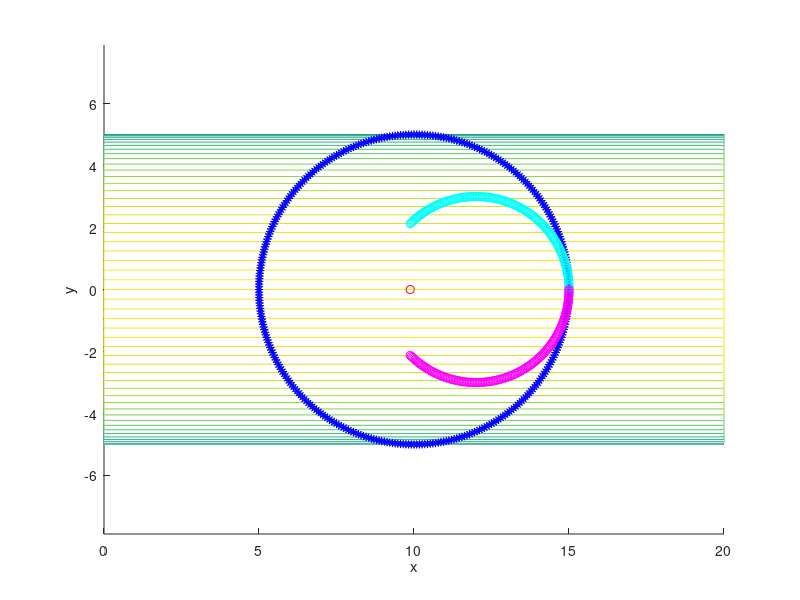

Recreate this plot in MATLAB.
axis equal;
hold on;

xlabel('x');
ylabel('y');
zlabel('z');

rotate_x = @(theta)[
                    1 , 0           , 0          , 0;
                    0 , cos(theta)  , sin(theta) , 0;
                    0 , -sin(theta) , cos(theta) , 0;
                    0 , 0           , 0          , 1;
                    ];

rotate_y = @(theta)[
                    cos(theta)  , 0 , sin(theta) , 0;
                    0           , 1 , 0          , 0;
                    -sin(theta) , 0 , cos(theta) , 0;
                    0           , 0 , 0          , 1;
                   ];

rotate_z = @(theta)[
                    cos(theta)  , sin(theta) , 0 , 0;
                    -sin(theta) , cos(theta) , 0 , 0;
                    0           , 0          , 1 , 0;
                    0           , 0          , 0 , 1;
                   ];

theta = 0 : pi / 180 : 2 * pi;
[col,row] = size(theta);

pipe_length = 20;
pipe_raidus = 5;

% pipe_rotate_x_angle = 0;
% pipe_rotate_y_angle = 0;
% pipe_rotate_z_angle = 0;

[cylinder_x, cylinder_y, cylinder_z] = cylinder(pipe_raidus, 100);
cylinder_z = cylinder_z * pipe_length;
pipe_x = cylinder_z;
pipe_y = cylinder_x;
pipe_z = cylinder_y;

%draw pipe
mesh(pipe_x, pipe_y, pipe_z);

%laser working point is half pipe x length
laser_working_point_x = pipe_length / 2;
laser_offset_center_distance = 0;
laser_up_lift_distance = 5;
laser_circle_raduis = pipe_raidus;

laser_pos_x = laser_working_point_x;
laser_pos_y = laser_offset_center_distance;
laser_pos_z = pipe_raidus + laser_up_lift_distance;

%draw laser trail
laser_trail_x = laser_pos_x + laser_circle_raduis * cos(theta);
laser_trail_y = laser_pos_y + laser_circle_raduis * sin(theta);
laser_trail_z = laser_pos_z * ones(1, row);

plot3(laser_trail_x, laser_trail_y, laser_trail_z, 'b*');

%draw cilcle trail
cut_trail_x = laser_trail_x;
cut_trail_y = laser_trail_y;
cut_trail_z = sqrt(pipe_raidus^2 - cut_trail_y.^2);
need_penetrate = false;
for i = 1 : row
    if (abs( cut_trail_y(1, i)) > pipe_raidus)
        need_penetrate = true;
        continue;
    end
    if (cut_trail_x(1,i) < 0 || cut_trail_x(1,i) > pipe_length)
        continue;
    end
    plot3(cut_trail_x(1,i), cut_trail_y(1,i), cut_trail_z(1,i), 'r*');
end

if (need_penetrate)
    for i = 1 : row
        if (abs( cut_trail_y(1, i)) > pipe_raidus)
            continue;
        end
        if (cut_trail_x(1,i) < 0 || cut_trail_x(1,i) > pipe_length)
            continue;
        end
        plot3(cut_trail_x(1,i), cut_trail_y(1,i), - cut_trail_z(1,i), 'y*');
    end
end

%arc guide line parament
arc_guide_line_radius = 3;
arc_guide_line_radians_factor = 1 / 8;
arc_guide_line_radians_length = 2 * pi * arc_guide_line_radius * arc_guide_line_radians_factor;
arc_guide_line_circle_center_x = laser_pos_x + laser_circle_raduis - arc_guide_line_radius;
arc_guide_line_circle_center_y = laser_pos_y;
arc_guide_line_circle_center_z = laser_pos_z;
%judge guide line in/out circle
is_arc_guide_line_out_circle = false;
%add arc in guide line 
arc_guide_line_in_theta = arc_guide_line_radians_length : -pi / 180 : 0;
[arc_guide_line_in_col, arc_guide_line_in_row] = size(arc_guide_line_in_theta);
arc_trail_in_x = arc_guide_line_circle_center_x + arc_guide_line_radius * cos(arc_guide_line_in_theta);
arc_trail_in_y = arc_guide_line_circle_center_y + arc_guide_line_radius * sin(arc_guide_line_in_theta);
arc_trail_in_z = arc_guide_line_circle_center_z * ones(1, arc_guide_line_in_row);
if (is_arc_guide_line_out_circle)
    parallel_trail_in_x = arc_trail_in_x - arc_guide_line_circle_center_x;
    parallel_trail_in_y = arc_trail_in_y - arc_guide_line_circle_center_y;
    parallel_trail_in_z = arc_trail_in_z - arc_guide_line_circle_center_z;

    rotate_y_trail_in_x = parallel_trail_in_x * cos(pi) - parallel_trail_in_z * sin(pi);
    rotate_y_trail_in_y = parallel_trail_in_y;
    rotate_y_trail_in_z = parallel_trail_in_x * sin(pi) + parallel_trail_in_z * cos(pi);

    arc_trail_in_x = rotate_y_trail_in_x + arc_guide_line_circle_center_x + 2 * arc_guide_line_radius;
    arc_trail_in_y = rotate_y_trail_in_y + arc_guide_line_circle_center_y;
    arc_trail_in_z = rotate_y_trail_in_z + arc_guide_line_circle_center_z;
end
plot3(arc_trail_in_x, arc_trail_in_y, arc_trail_in_z, 'co');
%add arc out guide line
arc_guide_line_out_theta = 2 * pi - arc_guide_line_radians_length : pi / 180 : 2 * pi;
[arc_guide_line_out_col, arc_guide_line_out_row] = size(arc_guide_line_out_theta);
arc_trail_out_x = arc_guide_line_circle_center_x + arc_guide_line_radius * cos(arc_guide_line_out_theta);
arc_trail_out_y = arc_guide_line_circle_center_y + arc_guide_line_radius * sin(arc_guide_line_out_theta);
arc_trail_out_z = arc_guide_line_circle_center_z * ones(1, arc_guide_line_out_row);
if (is_arc_guide_line_out_circle)
    parallel_trail_out_x = arc_trail_out_x - arc_guide_line_circle_center_x;
    parallel_trail_out_y = arc_trail_out_y - arc_guide_line_circle_center_y;
    parallel_trail_out_z = arc_trail_out_z - arc_guide_line_circle_center_z;

    rotate_y_trail_out_x = parallel_trail_out_x * cos(pi) - parallel_trail_out_z * sin(pi);
    rotate_y_trail_out_y = parallel_trail_out_y;
    rotate_y_trail_out_z = parallel_trail_out_x * sin(pi) + parallel_trail_out_z * cos(pi);

    arc_trail_out_x = rotate_y_trail_out_x + arc_guide_line_circle_center_x + 2 * arc_guide_line_radius;
    arc_trail_out_y = rotate_y_trail_out_y + arc_guide_line_circle_center_y;
    arc_trail_out_z = rotate_y_trail_out_z + arc_guide_line_circle_center_z;
end
plot3(arc_trail_out_x, arc_trail_out_y, arc_trail_out_z, 'mo');
% draw arc in guide line trail
cut_arc_guide_line_in_x = arc_trail_in_x;
cut_arc_guide_line_in_y = arc_trail_in_y;
cut_arc_guide_line_in_z = sqrt(pipe_raidus^2 - cut_arc_guide_line_in_y.^2);
plot3(cut_arc_guide_line_in_x, cut_arc_guide_line_in_y, cut_arc_guide_line_in_z, 'r*');
% draw arc out guide line trail
cut_arc_guide_line_out_x = arc_trail_out_x;
cut_arc_guide_line_out_y = arc_trail_out_y;
cut_arc_guide_line_out_z = sqrt(pipe_raidus^2 - cut_arc_guide_line_out_y.^2);
plot3(cut_arc_guide_line_out_x, cut_arc_guide_line_out_y, cut_arc_guide_line_out_z, 'r*');

[frame_col_count, frame_row_count] = size(arc_guide_line_in_theta);
move_laser_x = 0;
move_laser_y = 0;
move_laser_z = laser_pos_z;
hlaser = plot3(move_laser_x, move_laser_y, move_laser_z, 'ro');
for i = 1 : frame_row_count
    move_laser_x = arc_trail_in_x(1,i);
    set(hlaser, 'xdata', move_laser_x, 'ydata', move_laser_y, 'zdata', move_laser_z);
    drawnow;
    pause(0.01);
end

[frame_col_count, frame_row_count] = size(theta);
for i = 1 : frame_row_count
    move_laser_x = cut_trail_x(1,i);
    set(hlaser, 'xdata', move_laser_x, 'ydata', move_laser_y, 'zdata', move_laser_z);
    drawnow;
    pause(0.01);
end

[frame_col_count, frame_row_count] = size(arc_guide_line_out_theta);
for i = frame_row_count : -1 : 1
    move_laser_x = arc_trail_out_x(1,i);
    set(hlaser, 'xdata', move_laser_x, 'ydata', move_laser_y, 'zdata', move_laser_z);
    drawnow;
    pause(0.01);
end

